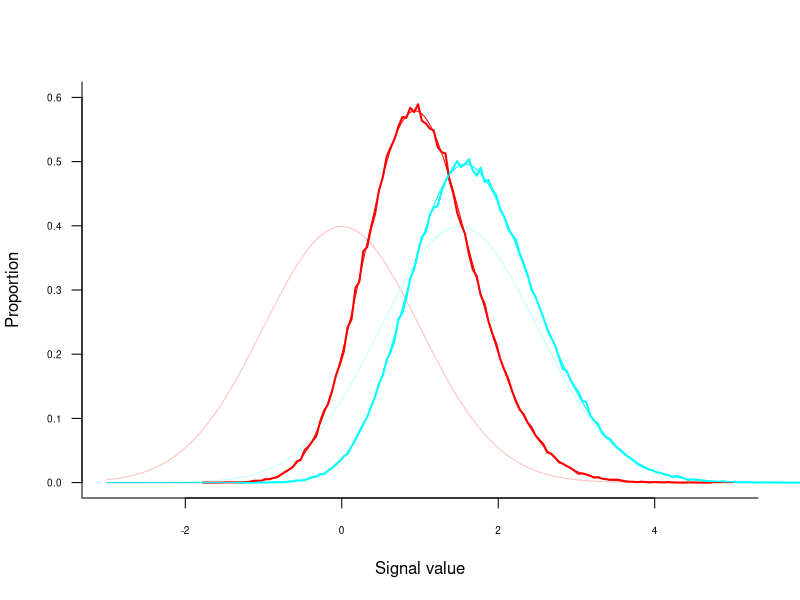

Write R code to recreate this figure.
### maxdist.r: test formulations for max model distributions
###
### $LastChangedDate$

maxdist <- function () {
   thisfile <- "maxdist.r";
   outfile <- "maxdist.pdf";

   exit.function <- function () {
      if (exists("opar")) par(opar);
      if (any(names(dev.cur()) == c("postscript", "pdf"))) dev.off();
   }
   on.exit(exit.function());

   ## adjustable settings
   dprime <- 1.5;
   setsize <- 4;
   ntrials <- 200000;
   xval <- seq(-3, 5, by = .01);

   ## plot settings
   ylim <- c(0, .6);
   col.raw <- rainbow(2, s = 0.25);
   col.max <- rainbow(2, s = 1.0);
   lwd.pred <- 1;
   lwd.obse <- 2;

   ## open pdf file
   pdf(outfile, width = 9.5, height = 7, pointsize = 12);
   opar <- par(mfrow = c(1, 1), las = 1, pty = "m", cex.axis = .6,
               xpd = NA, bg = "transparent");

   ## compute
   criterion <- dprime / 2.0;
   target <- rep(c(0, 1), rep(ntrials, 2));
   values <- matrix(rnorm(setsize * ntrials * 2),
                    ncol = setsize, nrow = ntrials * 2);
   values[target == 1, 1] <- rnorm(sum(target == 1), mean = dprime);
   maxval <- apply(values, 1, max);

   ## plot raw theoretical distributions
   pred.raw <- matrix(NA, ncol = 2, nrow = length(xval));
   pred.raw[, 1] <- dnorm(xval);
   pred.raw[, 2] <- dnorm(xval, mean = dprime);
   matplot(xval, pred.raw, type = "l", ylim = ylim,
           xlab = "Signal value", ylab = "Proportion", bty = "l",
           col = col.raw, lwd = lwd.pred, lty = 1);

###    h1 <- hist(matrix(values[target == 0, ], ncol = 1), breaks = 30, plot = F);
###    h2 <- hist(matrix(values[target == 1, 1], ncol = 1), breaks = 30, plot = F);
###    lines(h1$mids, h1$density, col = col.max[1], lwd = lwd.obse, lty = 1);
###    lines(h2$mids, h2$density, col = col.max[2], lwd = lwd.obse, lty = 1);

   ## plot max empirical distributions
   h1 <- hist(maxval[target == 0], plot = F, breaks = "FD");
   h2 <- hist(maxval[target == 1], plot = F, breaks = "FD");
   lines(h1$mids, h1$density, col = col.max[1], lwd = lwd.obse, lty = 1);
   lines(h2$mids, h2$density, col = col.max[2], lwd = lwd.obse, lty = 1);

   ## plot max theoretical distributions
   pred1 <- setsize * dnorm(xval) * pnorm(xval) ^ (setsize - 1);
   pred2 <- dnorm(xval, mean = dprime) * pnorm(xval) ^ (setsize - 1) +
      (setsize - 1) * dnorm(xval) * pnorm(xval, mean = dprime) * pnorm(xval) ^ (setsize - 2);
   lines(xval, pred1,
         col = col.max[1], lwd = lwd.pred, lty = 1);
   lines(xval, pred2,
         col = col.max[2], lwd = lwd.pred, lty = 1);
}

maxdist();
rm(maxdist);
